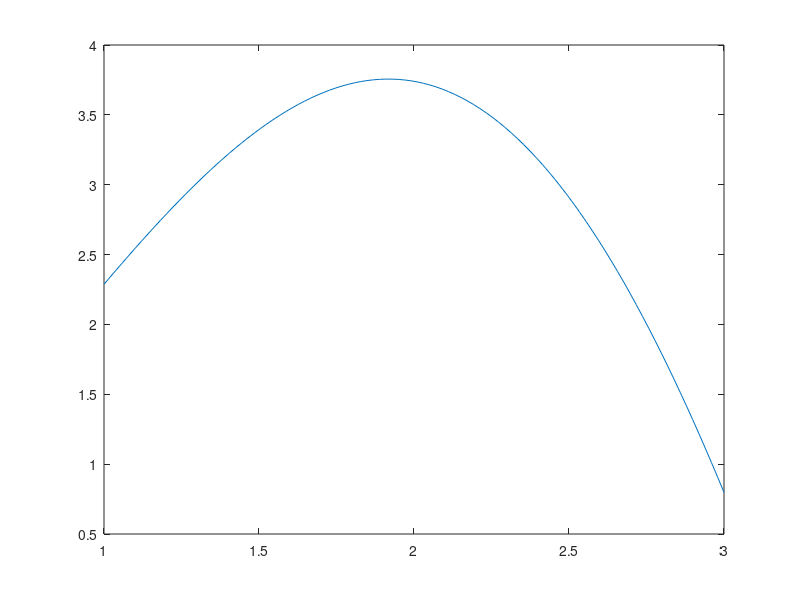
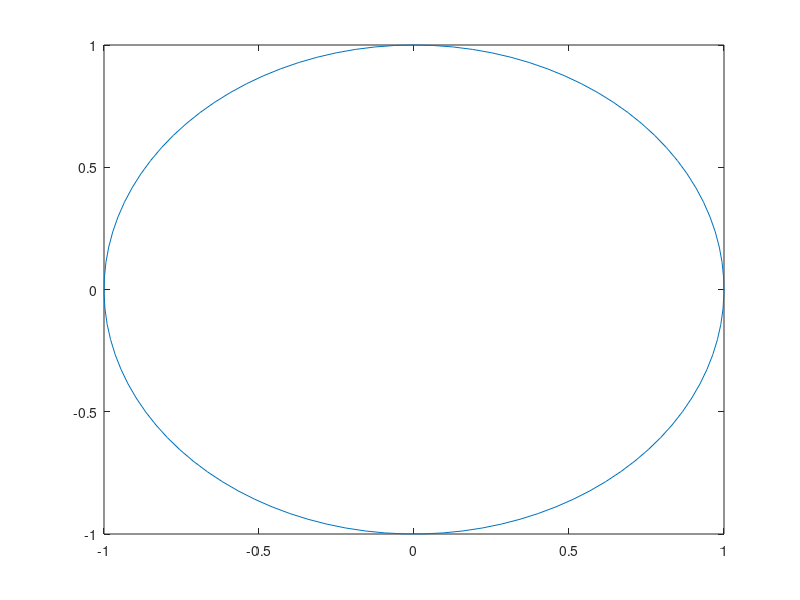
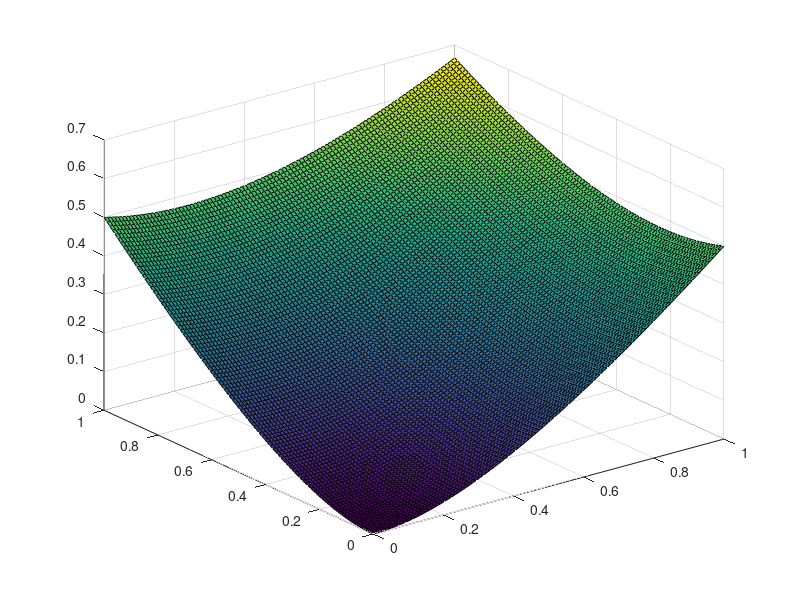

These charts were generated, in order, by the following MATLAB code:
figure
x1 = linspace(1, 3);
y1 = sin(x1) .* exp(sqrt(x1));
plot(x1, y1);

figure
t = linspace(0, 2*pi);
x2 = sin(t);
y2 = cos(t);
plot(x2, y2);

figure
[x3, y3] = meshgrid(linspace(0, 1), linspace(0,1));
z3 = (x3.^2 + y3.^2) ./ (1 + x3 + y3);
surf(x3, y3, z3);

